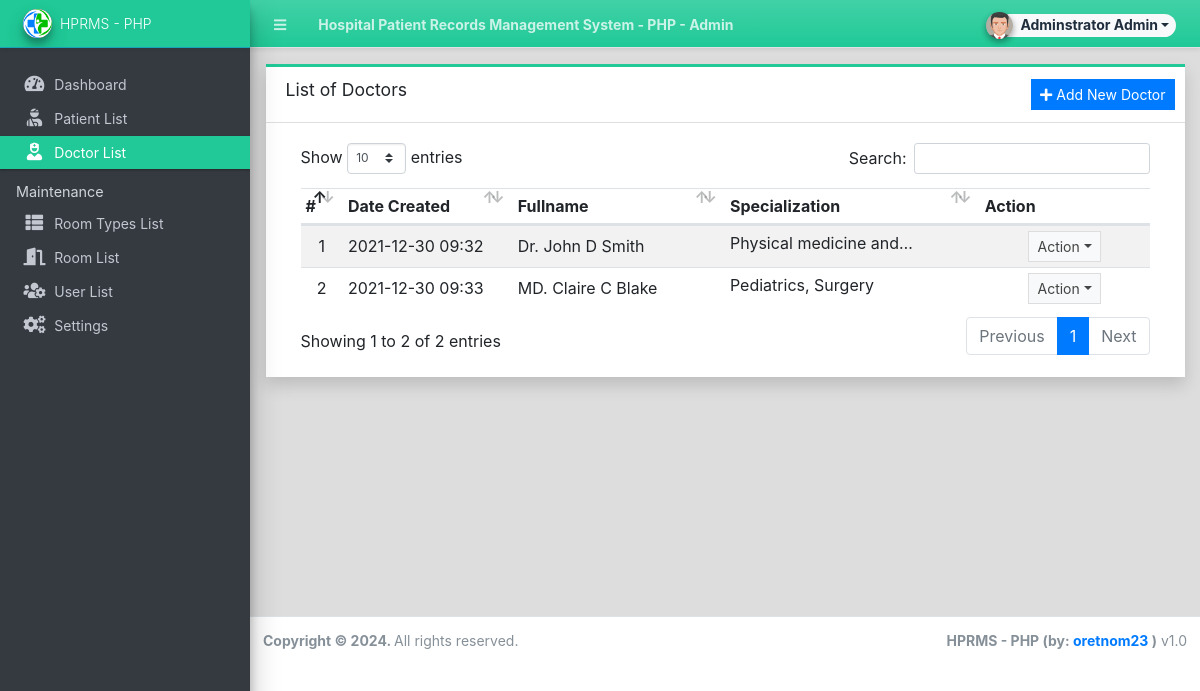
Page /admin/?page=doctors (signed in) on the committed database.
### tables this page shows
CREATE TABLE `doctor_list` (
  `id` int(30) NOT NULL,
  `fullname` text NOT NULL,
  `specialization` text NOT NULL,
  `email` text NOT NULL,
  `contact` varchar(100) NOT NULL,
  `delete_flag` tinyint(1) NOT NULL DEFAULT 0,
  `date_created` datetime NOT NULL DEFAULT current_timestamp(),
  `date_added` datetime DEFAULT NULL ON UPDATE current_timestamp()
);

### admin/doctors/index.php (the view, shortened to what this page needs)
<div class="card card-outline card-teal rounded-0 shadow">
	<div class="card-header">
		<h3 class="card-title">List of Doctors</h3>
		<div class="card-tools">
			<a href="javascript:void(0)" id="create_new" class="btn btn-flat btn-sm btn-primary"><span class="fas fa-plus"></span>  Add New Doctor</a>
		</div>
	</div>
	<div class="card-body">
		<div class="container-fluid">
        <div class="container-fluid">
			<table class="table table-hover table-striped">
				<colgroup>
					<col width="5%">
					<col width="20%">
					<col width="25%">
					<col width="30%">
					<col width="20%">
				</colgroup>
				<thead>
					<tr>
						<th>#</th>
						<th>Date Created</th>
						<th>Fullname</th>
						<th>Specialization</th>
						<th>Action</th>
					</tr>
				</thead>
				<tbody>
					<?php
						$i = 1;
						$qry = $conn->query("SELECT * from `doctor_list` where delete_flag = 0 order by `fullname` asc ");
						while($row = $qry->fetch_assoc()):
					?>
						<tr>
							<td class="text-center"><?php echo $i++; ?></td>
							<td class=""><?php echo date("Y-m-d H:i",strtotime($row['date_created'])) ?></td>
							<td><?php echo ucwords($row['fullname']) ?></td>
							<td class="truncate-1"><?php echo $row['specialization'] ?></td>
							<td align="center">
								 <button type="button" class="btn btn-flat btn-default btn-sm dropdown-toggle dropdown-icon" data-toggle="dropdown">
				                  		Action
				                  </button>
							</td>
						</tr>
					<?php endwhile; ?>
				</tbody>
			</table>
		</div>
		</div>
	</div>
</div>

### rows in the picture
doctor_list: date_created "2021-12-30 09:32", fullname "Dr. John D Smith", specialization "Physical medicine…"
doctor_list: date_created "2021-12-30 09:33", fullname "MD. Claire C Blake", specialization "Pediatrics, Surgery"

### other values in the picture
$_settings->info('name') "Hospital Patient Records Management System - PHP"
$_settings->userdata('firstname').' '.$_settings->userdata('lastname') "Adminstrator Admin"
$_settings->info('short_name') "HPRMS - PHP"
